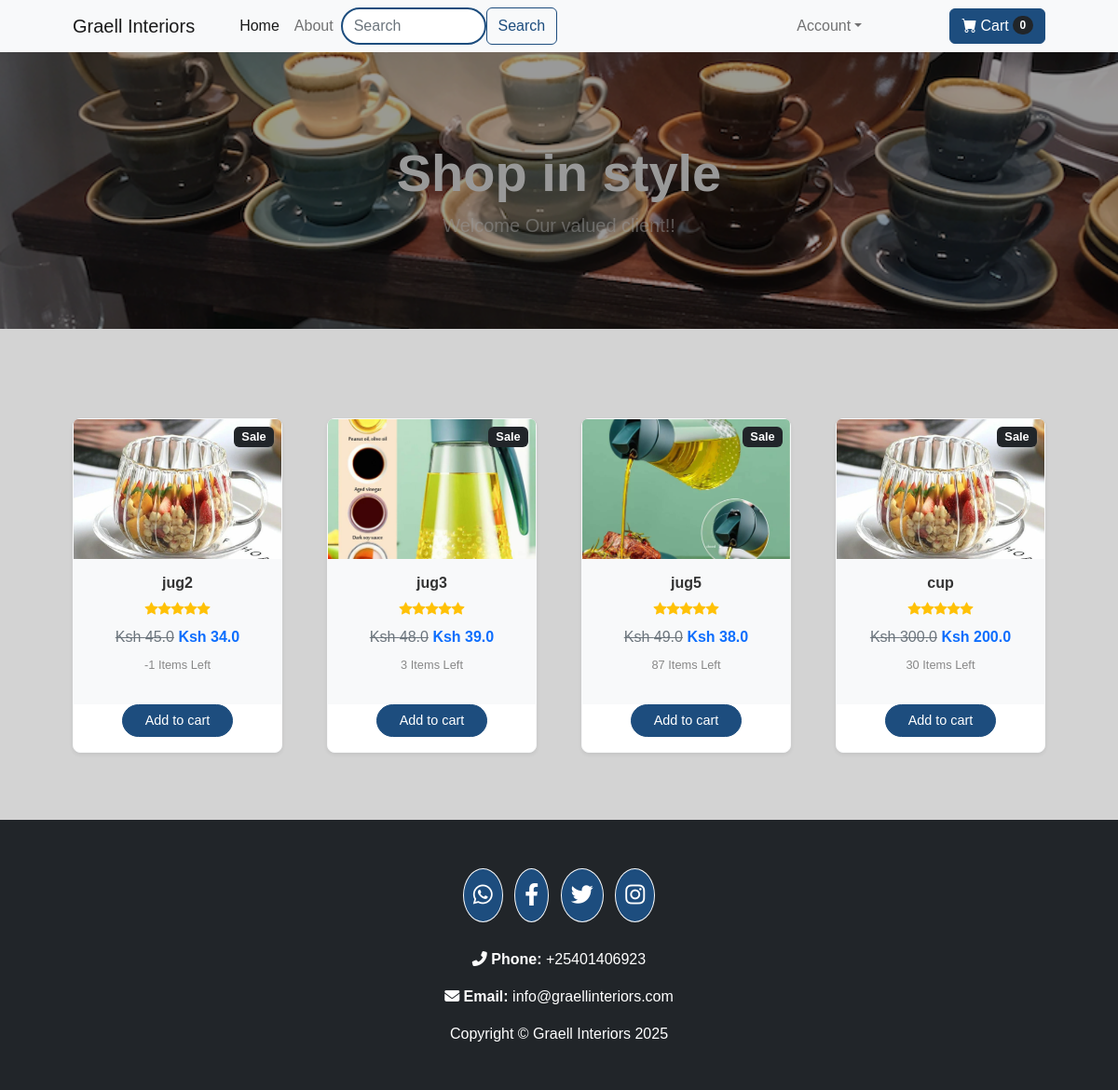
The page / on the database its author committed.
### website/models.py (models this page shows, shortened)
class Product(db.Model):
    id = db.Column(db.Integer, primary_key=True)
    product_name = db.Column(db.String(100), nullable=False)
    current_price = db.Column(db.Float, nullable=False)
    previous_price = db.Column(db.Float, nullable=False)
    in_stock = db.Column(db.Integer, nullable=False)
    product_picture = db.Column(db.String(1000), nullable=False)
    flash_sale = db.Column(db.Boolean, default=False)
    date_added = db.Column(db.DateTime, default=datetime.utcnow)
    carts = db.relationship('Cart', backref=db.backref('product', lazy=True))
    orders = db.relationship('Order', backref=db.backref('product', lazy=True))

### website/views.py (the view)
@views.route('/')
def home():
    items = Product.query.all()
    return render_template('index.html', items=items, cart=Cart.query.filter_by(customer_link=current_user.id).all()
                           if current_user.is_authenticated else [])

### website/templates/index.html (shortened to what this page needs)
{% extends 'base.html' %}
{% block content %}
    <header class="bg-dark py-5" style="background-image: url('../static/assets/crock1.jpg'); background-size: cover; background-position: center;">
        <div class="container px-4 px-lg-5 my-5">
            <div class="text-center text-white">
                <h1 class="display-4 fw-bolder">Shop in style</h1>
                <p class="lead fw-normal text-white-50 mb-0">Welcome Our valued client!!</p>
            </div>
        </div>
    </header>
    <section class="py-5" style="background-color: lightgrey;">
        <div class="container px-4 px-lg-5 mt-5">
            <div class="row gx-4 gx-lg-5 row-cols-2 row-cols-md-3 row-cols-xl-4 justify-content-center">
                {% for item in items %}
                    <div class="col mb-4">
                        <div class="card h-100 shadow-sm rounded-3 border-light" style="background-color: #ffffff; max-width: 250px; margin: auto;">
                            <div class="badge bg-dark text-white position-absolute" style="top: 0.5rem; right: 0.5rem;">Sale</div>
                            <img class="card-img-top" src="{{ item.product_picture }}" alt="{{ item.product_name }}" style="object-fit: cover; height: 150px; width: 100%;" />
                            <div class="card-body p-3" style="background-color: #f8f9fa;">
                                <div class="text-center">
                                    <h5 class="fw-bolder" style="color: #333; font-size: 1rem;">{{ item.product_name }}</h5>
                                    <div class="d-flex justify-content-center small text-warning mb-2">
                                        <div class="bi-star-fill"></div>
                                        <div class="bi-star-fill"></div>
                                        <div class="bi-star-fill"></div>
                                        <div class="bi-star-fill"></div>
                                        <div class="bi-star-fill"></div>
                                    </div>
                                    <span class="text-muted text-decoration-line-through">Ksh {{ item.previous_price }}</span>
                                    <span class="text-primary fw-bold">Ksh {{ item.current_price }}</span>
                                    <p class="mt-2" style="font-size: 0.8rem; color: #888;">{{ item.in_stock }} Items Left</p>
                                </div>
                            </div>
                            <div class="card-footer p-3 pt-0 border-top-0 bg-transparent">
                                <div class="text-center">
                                    <a class="btn btn-primary rounded-pill px-4" href="/add-to-cart/{{ item.id }}" style="font-size: 0.9rem;">Add to cart</a>
                                </div>
                            </div>
                        </div>
                    </div>
                {% endfor %}
            </div>
        </div>
    </section>
{% endblock %}

### website/templates/base.html (style rules this page uses)
.btn-primary { background-color: #1d4d7e; border-color: #1d4d7e; }
body, .form-label, .card-body { color: #333333; }
header.bg-dark { position: relative; background-image: url('../static/assets/crock1.jpg'); background-size: cover; background-position: center; }
header.bg-dark::after { content: ''; position: absolute; top: 0; left: 0; right: 0; bottom: 0; background: rgba(0, 0, 0, 0.4); z-index: 1; }
header .container { z-index: 2; }
.card { border: 1px solid #ddd; border-radius: 10px; box-shadow: 0 2px 10px rgba(0, 0, 0, 0.1); transition: transform 0.3s ease; }
.card-footer .btn { background-color: #1d4d7e; border-color: #1d4d7e; color: white; font-size: 1.1rem; }
.card .badge { font-size: 0.8rem; }
.card-body .text-muted { color: #6c757d; }
.card-body .text-primary { color: #1d4d7e; }
body { background-color: lightgrey; font-family: 'Ubuntu', sans-serif; }

### rows shown on the page
Product: product_picture (picture), product_name "jug2", previous_price "45.0", current_price "34.0", in_stock "-1"
Product: product_picture (picture), product_name "jug3", previous_price "48.0", current_price "39.0", in_stock "3"
Product: product_picture (picture), product_name "jug5", previous_price "49.0", current_price "38.0", in_stock "87"
Product: product_picture (picture), product_name "cup", previous_price "300.0", current_price "200.0", in_stock "30"

### other values the page prints
{{ cart | length if cart | length > 0 else 0 }} "0"
